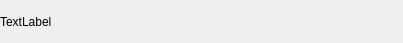
<?xml version="1.0" encoding="UTF-8"?>
<ui version="4.0">
 <class>FriendLabel</class>
 <widget class="QWidget" name="FriendLabel">
  <property name="geometry">
   <rect>
    <x>0</x>
    <y>0</y>
    <width>403</width>
    <height>43</height>
   </rect>
  </property>
  <property name="minimumSize">
   <size>
    <width>0</width>
    <height>43</height>
   </size>
  </property>
  <property name="maximumSize">
   <size>
    <width>16777215</width>
    <height>43</height>
   </size>
  </property>
  <property name="windowTitle">
   <string>Form</string>
  </property>
  <layout class="QHBoxLayout" name="horizontalLayout">
   <property name="spacing">
    <number>0</number>
   </property>
   <property name="leftMargin">
    <number>0</number>
   </property>
   <property name="topMargin">
    <number>0</number>
   </property>
   <property name="rightMargin">
    <number>0</number>
   </property>
   <property name="bottomMargin">
    <number>0</number>
   </property>
   <item>
    <widget class="QLabel" name="tip_lb">
     <property name="text">
      <string>TextLabel</string>
     </property>
    </widget>
   </item>
   <item>
    <widget class="QWidget" name="close_wid" native="true">
     <property name="minimumSize">
      <size>
       <width>25</width>
       <height>25</height>
      </size>
     </property>
     <property name="maximumSize">
      <size>
       <width>25</width>
       <height>25</height>
      </size>
     </property>
     <layout class="QVBoxLayout" name="verticalLayout">
      <property name="spacing">
       <number>0</number>
      </property>
      <property name="leftMargin">
       <number>0</number>
      </property>
      <property name="topMargin">
       <number>0</number>
      </property>
      <property name="rightMargin">
       <number>0</number>
      </property>
      <property name="bottomMargin">
       <number>0</number>
      </property>
      <item>
       <widget class="ClickLabel" name="close_lb">
        <property name="minimumSize">
         <size>
          <width>15</width>
          <height>15</height>
         </size>
        </property>
        <property name="maximumSize">
         <size>
          <width>15</width>
          <height>15</height>
         </size>
        </property>
        <property name="styleSheet">
         <string notr="true">border-image: url(:/res/tipclose.png);</string>
        </property>
        <property name="text">
         <string/>
        </property>
        <property name="alignment">
         <set>Qt::AlignmentFlag::AlignCenter</set>
        </property>
       </widget>
      </item>
     </layout>
    </widget>
   </item>
  </layout>
 </widget>
 <customwidgets>
  <customwidget>
   <class>ClickLabel</class>
   <extends>QLabel</extends>
   <header location="global">clicklabel.h</header>
  </customwidget>
 </customwidgets>
 <resources/>
 <connections/>
</ui>
